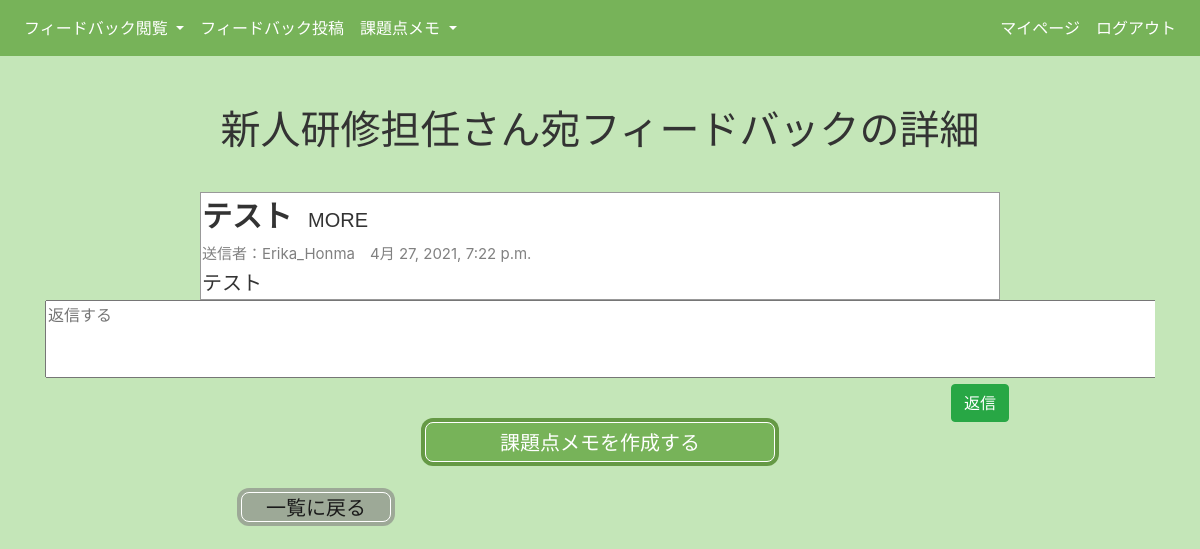
The app's page /feedback/private_detail/43/ (signed in) with its own data.
### login/models.py (models this page shows)
class CustomUser(AbstractUser):
    age = models.IntegerField(null=True)

### feedback/models.py (models this page shows, shortened)
class Feedback(models.Model):
    CHOICES = (
        ("0", "GOOD"),
        ("1", "MORE"),
        ("2", "その他"),
    )
    title = models.CharField('題名', max_length=50, blank=False)
    user_id = models.ForeignKey(CustomUser,verbose_name='宛名',on_delete=models.CASCADE)
    content = models.TextField('内容', max_length=500, blank=False)
    created_at = models.DateTimeField('作成日時', auto_now_add=True)
    updated_at = models.DateTimeField('更新日時',auto_now=True)
    sender = models.CharField('送信者', max_length=50, blank=False)
    anonymous = models.BooleanField('匿名投稿',default=False)
    category = models.CharField("カテゴリ", max_length=20, choices=CHOICES, blank=False)

### feedback/views.py (the view, shortened to what this page needs)
# urls.py: path('private_detail/<int:pk>/', views.FeedbackPrivateReplyDetailView.as_view(), name='private_detail'),#pk問題ok
class FeedbackPrivateReplyDetailView(LoginRequiredMixin,generic.FormView):
    model = Feedback
    template_name = "feedback/feedback_private_detail.html"
    form_class = ReplyForm
    def get_context_data(self, **kwargs):
        context = super().get_context_data(**kwargs)
        context.update({
            'feedback': Feedback.objects.filter(user_id__id__exact = self.request.user.id).filter(id=self.kwargs['pk']),
            'reply': Reply.objects.filter(feedback_id__id=self.kwargs['pk']),
            'feedback_count': Feedback.objects.filter(user_id__id__exact = self.request.user.id).filter(id=self.kwargs['pk']).count(),
        })
        return context

### feedback/forms.py
class ReplyForm(forms.ModelForm):
    class Meta:
        model = Reply
        exclude = ('created','feedback_id','replyer')

### feedback/templates/feedback/feedback_private_detail.html (shortened to what this page needs)
{% extends 'base.html' %}
{% block content %}
<div class="container">
<div class="text-center">
{% if feedback_count == 0 %}
<h1>データがありません</h1>
{% else %}
<h1>{{ user.first_name }}{{ user.last_name }}さん宛フィードバックの詳細</h1>
{% for object in feedback %}
<div class="table-responsive">
<table align="center" class="detail_box">
    <tbody>
    <tr>
        <td align="left"><span  class="detail_title">{{ object.title }}</span>　<span  class="detail_category">{{ object.get_category_display}}</span></td>
    </tr>
    <tr>
        {% if object.anonymous %}
        <td align="left"><span class="detail_thin">送信者：匿名　{{ object.created_at }}</span></td>
        {% else %}
        <td align="left"><span class="detail_thin">送信者：{{ object.sender }}　{{ object.created_at }}</span></td>
        {% endif %}
    </tr>
    <tr>
        <td align="left" class="detail_text">{{ object.content }}</td>
    </tr>
</tbody>
</table>
</div>
{% endfor %}
    <form name ="form" class="ui form" action="" method="POST">
        <div class="table-responsive">
        {{form.reply_content}}
        </div>
        <div class="row">
            <div class="col-xs-10 col-ms-10 col-md-10 col-lg-8"></div>
            <div class="col-xs-2 col-ms-2 col-md-2 col-lg-4"><div class="detail_btn"><button type="submit" class="btn btn-success">返信</button></div></div>
        </div>
    </form>
{% endif %}
{% for object in feedback %}
<div class="detail_memolink" align="center">
<a href="{% url 'memo:subcreate' %}"  target="window_name" onClick="disp('{% url 'memo:subcreate' %}')">課題点メモを作成する</a>
</div>
{% endfor %}
</div>
<br>
<div class="row">
    <div class="col-xs-2 col-ms-2 col-md-2 col-lg-2"></div>
    <div class="col-xs-10 col-ms-10 col-md-10 col-lg-10"><div class="detail_listlink"><a href="{% url 'feedback:private_list' %}">一覧に戻る</a></div></div>
</div>
</div>
{%endblock%}

### static/style.css (style rules this page uses)
body { background-color: #c4e6b8; color: #333333; }
h1 { text-align: center; padding-top: 50px; padding-bottom: 30px; }
table { margin-left: auto; margin-right: auto; }
.detail_box { width: 800px; padding: 20px; border: solid 1px #999999; background: #ffffff; }
.detail_title { font-family: sans-serif; font-size: 30px; font-weight: bold; }
.detail_category { font-family: sans-serif; font-size: 20px; }
.detail_thin { font-family: sans-serif; font-size:15px; color: #808080; }
.detail_text { font-family: sans-serif; font-size: 20px; }
.detail_listlink a { width:150px; height:30px; margin: 6px; text-align: center; line-height:30px; display:block; text-decoration: none; background: #9da997; text-align:center; border:1px solid #FFFFFF; color:#1a1a1a; font-size:20px; font-family: sans-serif; border-radius:8px; -webkit-border-radius:8px; -moz-border-radius:8px; box-shadow:0px 0px 0px 4px #9da997 ; transition: all 0.5s ease; }
.detail_memolink a { width:350px; height:40px; text-align: center; line-height:40px; display:block; text-decoration: none; background:#77b359; text-align:center; border:1px solid #FFFFFF; color:#FFFFFF; font-size:20px; font-family: sans-serif; border-radius:8px; -webkit-border-radius:8px; -moz-border-radius:8px; box-shadow:0px 0px 0px 4px #659945 ; transition: all 0.5s ease; }

### records on screen
CustomUser: first_name "新人研修担任"
Feedback: title "テスト", category "MORE", sender "Erika_Honma", created_at "4月 27, 2021, 7:22 p.m.", content "テスト"
